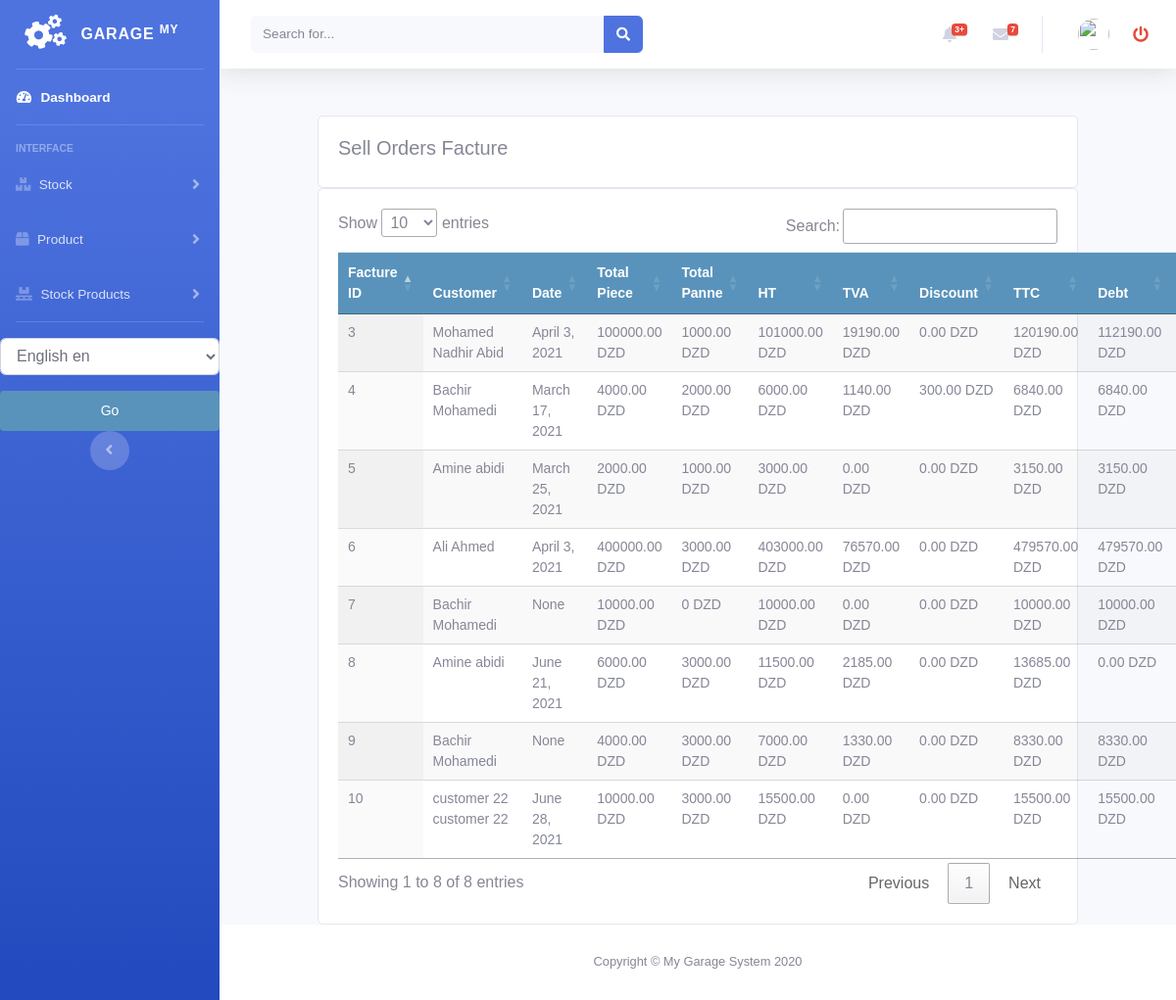
/sellorder/factured_sellorder_list, run on an earlier commit of the app's database.
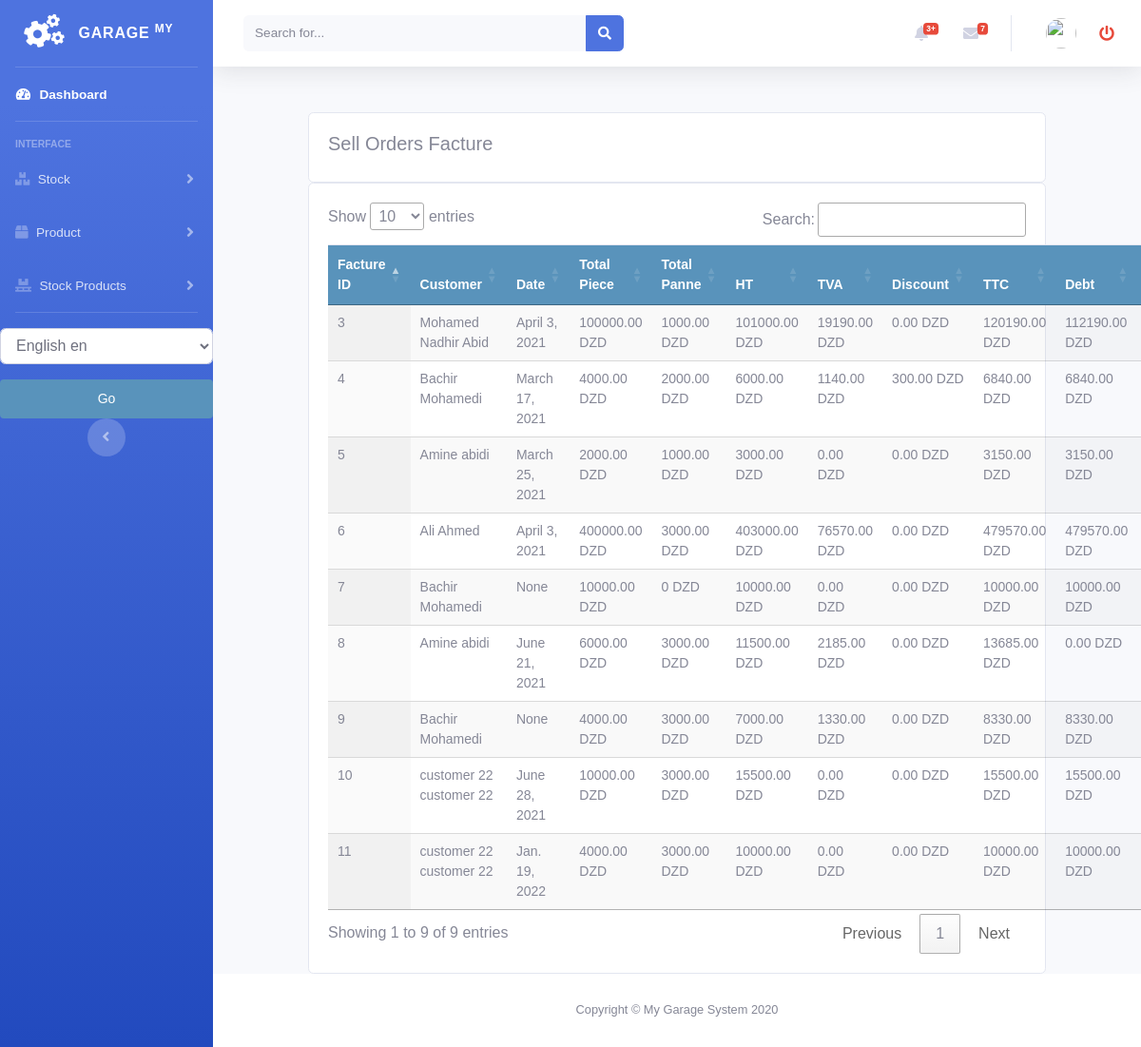
And on a later commit of the database.
### sellorder/models.py (models this page shows, shortened)
class SellOrderFacture(models.Model):
    order = models.ForeignKey(Order, on_delete=models.CASCADE)
    created = models.DateTimeField(auto_now_add=True)
    updated = models.DateTimeField(auto_now=True)

class Order(models.Model):
    customer = models.ForeignKey(Customer, on_delete=models.DO_NOTHING, related_name="orders")
    vehicle = models.ForeignKey(Vehicle, on_delete=models.DO_NOTHING, null=True, blank=True)
    created = models.DateTimeField(auto_now_add=True)
    updated = models.DateTimeField(auto_now=True)
    debt = models.DecimalField(max_digits=10, decimal_places=2, null=True, blank=True, default=0)
    timbre = models.DecimalField(max_digits=10, decimal_places=2, null=True, blank=True, default=0)
    total_price = models.DecimalField(max_digits=10, decimal_places=2, null=True, blank=True, default=0)
    discount_amount = models.DecimalField(max_digits=10, decimal_places=2, null=True, blank=True, default=0)
    paid = models.BooleanField(default=False)
    order_tva = models.PositiveIntegerField(default=0)
    confirmed = models.BooleanField(default=False)
    factured = models.BooleanField(default=False)
    order_date = models.DateField(null=True, blank=True)
    class Meta:
        ordering = ('-created',)
    def get_total_cost(self):
        return round(sum(item.get_cost() for item in self.items.all()), 2)
    def get_total_panne(self):
        return round(sum(item.get_cost() for item in self.pannes.all()), 2)
    def get_total_item_panne(self):
        return round(sum(item.get_cost() for item in self.pannes.all()) + self.get_total_cost() + \
                     sum(item.get_cost() for item in self.services.all()), 2)
    def get_tva(self):
        return round(self.get_total_item_panne() * Decimal(self.order_tva / 100), 2)
    def get_ttc(self):
        return round(self.get_total_item_panne() + self.get_tva() - self.discount_amount + self.timbre, 2)

class OrderItem(models.Model):
    order = models.ForeignKey(Order,
                              related_name='items',
                              on_delete=models.CASCADE)
    stockproduct = models.ForeignKey(StockProduct,
                                     related_name='order_item',
                                     on_delete=models.SET_NULL, null=True, blank=True)
    price = models.DecimalField(max_digits=10, decimal_places=2)
    quantity = models.DecimalField(max_digits=10, decimal_places=2, default=0)
    def get_cost(self):
        return round(self.price * self.quantity, 2)

class PanneItem(models.Model):
    order = models.ForeignKey(Order,
                              related_name='pannes',
                              on_delete=models.CASCADE)
    panne = models.ForeignKey(Panne, related_name='order_panne',
                              on_delete=models.DO_NOTHING, null=True, blank=True)
    price = models.DecimalField(max_digits=10, decimal_places=2)
    def get_cost(self):
        return self.price

class ServiceItem(models.Model):
    order = models.ForeignKey(Order,
                              related_name='services',
                              on_delete=models.CASCADE)
    service = models.ForeignKey(Service, related_name='order_service',
                                on_delete=models.DO_NOTHING, null=True, blank=True)
    price = models.DecimalField(max_digits=10, decimal_places=2)
    charge = models.DecimalField(max_digits=10, decimal_places=2, blank=True, null=True, default=0)
    def get_cost(self):
        return Decimal(self.price) + Decimal(0 if self.charge is None else self.charge)

### customer/models.py (models this page shows, shortened)
class Customer(models.Model):
    firstname = models.CharField(max_length=250, null=True)
    lastname = models.CharField(max_length=250, null=True)
    address = models.CharField(max_length=200, null=True)
    phone = models.CharField(max_length=200, null=True)
    date_created = models.DateTimeField(auto_now_add=True, null=True)
    date_updated = models.DateTimeField(auto_now=True)
    date_joined = models.DateField(null=True)
    enterprise = models.BooleanField(default=False)
    debt = models.DecimalField(max_digits=10, decimal_places=2, null=True, default=0)
    def __str__(self):
        return self.firstname + " " + self.lastname

### sellorder/views.py (the view)
# urls.py: path('factured_sellorder_list', views.factured_sellorder_list, name='factured_sellorder_list'),
def factured_sellorder_list(request):
    list_type = 2  # Sellorder Bill
    sellorders = SellOrderFacture.objects.all()
    context = {
        'sellorders': sellorders,
        'list_type': list_type,
    }
    return render(request, 'sellorder/list_sellorder_facture.html', context)

### accounts/templatetags/erpextra.py (called while the page is built)
@register.filter(name='has_group')
def has_group(user, group_name):
    group = Group.objects.get(name=group_name)
    return True if group in user.groups.all() else False

### sellorder/templates/sellorder/list_sellorder_facture.html (shortened to what this page needs)
{% extends 'home.html' %}
{% load static %}
{% load i18n %}
{% block content %}
<br>
<div class="row">
    <div class="col-md">
        <div class="card card-body">
            <h5>{% trans "Sell Orders Facture" %}</h5>
        </div>
        <div class="card card-body">
            <table id="table_id" class="table display text-center">
                <thead>
                <tr>
                    <th>{% trans "Facture ID" %}</th>
                    <th>{% trans "Customer" %}</th>
                    <th>{% trans "Date" %}</th>
                    <th>{% trans "Total Piece" %}</th>
                    <th>{% trans "Total Panne" %}</th>
                    <th>{% trans "HT" %}</th>
                    <th>{% trans "TVA" %}</th>
                    <th>{% trans "Discount" %}</th>
                    <th>{% trans "TTC" %}</th>
                    <th>{% trans "Debt" %}</th>
                    <th></th>
                </tr>
                </thead>
                <tbody>
                {% for order in sellorders %}
                <tr>
                    <td>{{order.id}}</td>
                    <td>{{order.order.customer}}</td>
                    <td>{{order.order.order_date}}</td>
                    <td>{{order.order.get_total_cost}} {% trans "DZD" %}</td>
                    <td>{{order.order.get_total_panne}} {% trans "DZD" %}</td>
                    <td>{{order.order.get_total_item_panne}} {% trans "DZD" %}</td>
                    <td>{{order.order.get_tva}} {% trans "DZD" %}</td>
                    <td>{{order.order.discount_amount}} {% trans "DZD" %}</td>
                    <td>{{order.order.get_ttc}} {% trans "DZD" %}</td>
                    <td>{{order.order.debt}} {% trans "DZD" %}</td>
                    <td>
                    </td>
                </tr>
                {% endfor %}
                </tbody>
            </table>
        </div>
    </div>
</div>
{% endblock %}
{% block jsscript %}
<link rel="stylesheet" href="https://ajax.googleapis.com/ajax/libs/jqueryui/1.12.1/themes/smoothness/jquery-ui.css">
<link rel="stylesheet" href="https://cdnjs.cloudflare.com/ajax/libs/chosen/1.8.7/chosen.min.css"/>
<link rel="stylesheet" type="text/css" href="https://cdn.datatables.net/1.10.22/css/jquery.dataTables.css">
{% endblock %}

### accounts/templates/home.html (shortened to what this page needs)
<!DOCTYPE html>
<html lang="en">
<head>
    {% load static %}
    <link rel="stylesheet" href="//code.jquery.com/ui/1.12.1/themes/base/jquery-ui.css">
    <link href="https://cdnjs.cloudflare.com/ajax/libs/font-awesome/5.13.0/css/all.min.css" rel="stylesheet">
    <link rel="stylesheet" href="https://stackpath.bootstrapcdn.com/bootstrap/4.3.1/css/bootstrap.min.css"
>
    <link rel="stylesheet" type="text/css" href="{% static 'vendor/fontawesome-free/css/all.min.css' %}">
    <link rel="stylesheet" type="text/css" href="{% static 'css/sb-admin-2.min.css' %}">
    <link rel="stylesheet" type="text/css" href="{% static 'css/main.css' %}">
</head>
<body id="page-top">
<div id="wrapper">
    {% include 'sidenavbar.html' %}
    <div id="content-wrapper" class="d-flex flex-column">
        {% include 'navbar.html' %}
        <div id="content">
            {% block content %}
            {% endblock %}
        </div>
      <footer class="sticky-footer bg-white">
        <div class="container my-auto">
          <div class="copyright text-center my-auto">
            <span>Copyright &copy; My Garage System 2020</span>
          </div>
        </div>
      </footer>
    </div>
</div>
{% block jsscript %}{% endblock %}
</body>
</html>

### accounts/templates/sidenavbar.html (shortened to what this page needs)
{% load  static %}
{% load i18n %}
{% load erpextra %}
<ul class="navbar-nav bg-gradient-primary sidebar sidebar-dark accordion" id="accordionSidebar">
    <a class="sidebar-brand d-flex align-items-center justify-content-center" href="/">
        <div class="sidebar-brand-icon rotate-n-15">
            <i class="fas fa-cogs"></i>
        </div>
        <div class="sidebar-brand-text mx-3">Garage <sup>My</sup></div>
    </a>
    <hr class="sidebar-divider my-0">
    <li class="nav-item active">
        <a class="nav-link" href="/">
            <i class="fas fa-fw fa-tachometer-alt"></i>
            <span>{% trans "Dashboard" %}</span></a>
    </li>
    <hr class="sidebar-divider">
    <div class="sidebar-heading">
        {% trans "Interface" %}
    </div>
    <li class="nav-item">
        <a class="nav-link collapsed" href="#" data-toggle="collapse" data-target="#collapsestock"
           aria-expanded="true" aria-controls="collapsestock">
            <i class="fas fa-boxes"></i>
            <span>{% trans "Stock" %}</span>
        </a>
    </li>
    <li class="nav-item">
        <a class="nav-link collapsed" href="#" data-toggle="collapse" data-target="#collapseproduct"
           aria-expanded="true" aria-controls="collapseproduct">
            <i class="fas fa-box"></i>
            <span>{% trans "Product" %}</span>
        </a>
    </li>
    <li class="nav-item">
        <a class="nav-link collapsed" href="#" data-toggle="collapse" data-target="#collapsestockproduct"
           aria-expanded="true" aria-controls="collapsestockproduct">
            <i class="fas fa-pallet"></i>
            <span>{% trans "Stock Products" %}</span>
        </a>
    </li>
    <hr class="sidebar-divider d-none d-md-block">
    {% get_current_language as LANGUAGE_CODE %}
          <form action="{% url 'set_language'%}" method="post">
              <select class="form-control" name="language" id="">
                  {% get_available_languages as LANGUAGES %}
                  {% get_language_info_list for LANGUAGES as languages %}
                  {% for language in languages %}
                    <option value="{{ language.code }}" {% if language.code == LANGUAGE_CODE %} selected {% endif %}>
                       <i class="fas fa-clipboard-list"></i>  {{ language.name_local}} {{ language.code }}
                    </option>
                  {% endfor %}
              </select>
              <input class="btn btn-warning btn-block mt-3" type="submit" value="Go">
          </form>
    <div class="text-center d-none d-md-inline">
        <button class="rounded-circle border-0" id="sidebarToggle"></button>
    </div>
</ul>

### accounts/templates/navbar.html (shortened to what this page needs)
{% load  static %}
{% load i18n %}
        <nav class="navbar navbar-expand navbar-light bg-white topbar mb-4 static-top shadow">
          <form class="d-none d-sm-inline-block form-inline mr-auto ml-md-3 my-2 my-md-0 mw-100 navbar-search">
            <div class="input-group">
              <input type="text" class="form-control bg-light border-0 small" placeholder="Search for..." aria-label="Search" aria-describedby="basic-addon2">
              <div class="input-group-append">
                <button class="btn btn-primary" type="button">
                  <i class="fas fa-search fa-sm"></i>
                </button>
              </div>
            </div>
          </form>
          <ul class="navbar-nav ml-auto">
            <li class="nav-item dropdown no-arrow mx-1">
              <a class="nav-link dropdown-toggle" href="#" id="alertsDropdown" role="button" data-toggle="dropdown" aria-haspopup="true" aria-expanded="false">
                <i class="fas fa-bell fa-fw"></i>
                <span class="badge badge-danger badge-counter">3+</span>
              </a>
            </li>
            <li class="nav-item dropdown no-arrow mx-1">
              <a class="nav-link dropdown-toggle" href="#" id="messagesDropdown" role="button" data-toggle="dropdown" aria-haspopup="true" aria-expanded="false">
                <i class="fas fa-envelope fa-fw"></i>
                <span class="badge badge-danger badge-counter">7</span>
              </a>
            </li>
            <li class="nav-item dropdown no-arrow">
              <a class="nav-link dropdown-toggle" href="#" id="userDropdown" role="button" data-toggle="dropdown" aria-haspopup="true" aria-expanded="false">
                <img class="img-profile rounded-circle" src="https://source.unsplash.com/QAB-WJcbgJk/60x60">
              </a>
            </li>
            <li class="nav-item">
                <a class="nav-link text-danger" href="{% url 'accounts:logout' %}"><i class="fas fa-power-off"></i> </a>
            </li>
          </ul>
        </nav>

### static/css/main.css (style rules this page uses)
body { margin:0; padding:0; font-family:helvetica, sans-serif; }
h1, h2, h3, h4, h5 , h6 { font-family: 'Ubuntu', sans-serif; font-weight:normal; }
a { text-decoration:none; color:#5993bb; }
a.button, input[type="submit"] { color:#fff; background:#5993bb; border-radius:4px; padding:10px 20px; font-size:14px; border:0; }
table { width:100%; border-spacing:0; border-collapse: collapse; }
table th, table td { text-align:left; font-size:14px; padding:10px; margin:0; }
tbody tr:nth-child(odd) { background:#efefef; }
thead th, tbody tr.total { background:#5993bb; color:#fff; font-weight:bold; }
#content { padding:0 100px; overflow:hidden; }

What changed in the data, as far as the page shows it:
added SellOrderFacture: id "11", order.customer "customer 22 customer 22", order.order_date "Jan. 19, 2022", order.get_total_cost "4000.00", order.get_total_panne "3000.00", order.get_total_item_panne "10000.00", order.get_tva "0.00", order.discount_amount "0.00", order.get_ttc "10000.00", order.debt "10000.00"
Also different on the page:
text written by a page script: "Show entries Search: Showing 1 to 8 of 8 entries Previous 1 Next" → "Show entries Search: Showing 1 to 9 of 9 entries Previous 1 Next"
